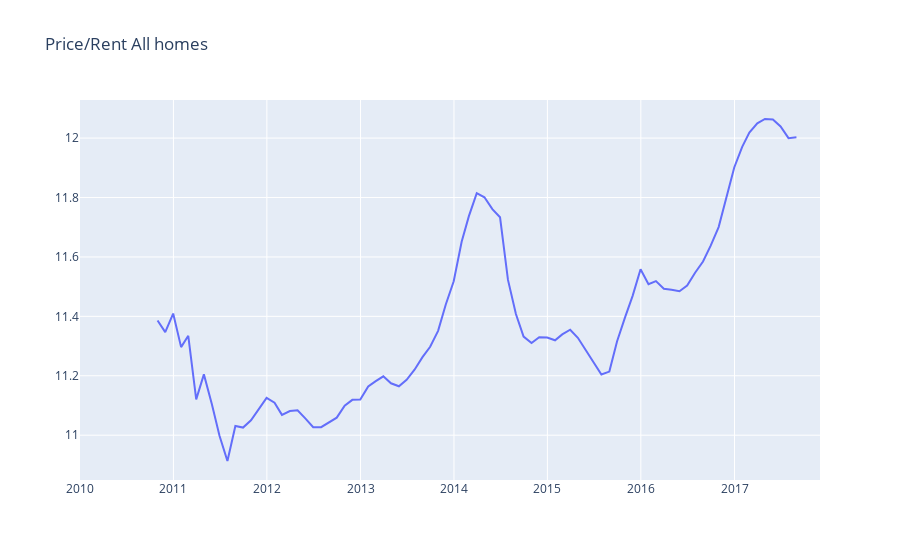

Notebook source saved alongside this figure:
### Markdown cell above
## Price To Rent Ratio,
"This ratio is first calculated at the individual home level, where the estimated home value is divided by 12 times its estimated monthly rent price. The the median of all home-level price-to-rent ratios for a given region is then calculated."

### Code cell
data = [go.Scatter(x = state_month['Date'],y = state_month['PriceToRentRatio_AllHomes'])]
layout = {'title':'Price/Rent All homes','xaxis':{'range':['2010-01-01','2017-12-01']}}
py.iplot({'data':data,'layout':layout})

### Figure 1 — Plotly figure (JSON) as saved in the notebook; plotly's stock layout.template omitted (floating-point values rounded to 4 significant figures; data arrays with more than 128 entries replaced by an {"elided": "..."} marker saying what was removed)
{"data": [{"type": "scatter", "x": {"elided": "257 str values"}, "y": {"elided": "257 float values"}}], "layout": {"title": {"text": "Price/Rent All homes"}, "xaxis": {"range": ["2010-01-01", "2017-12-01"]}}}
